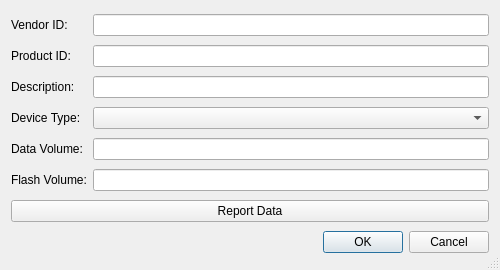
<?xml version="1.0" encoding="UTF-8"?>
<ui version="4.0">
 <class>AddEditDevicesDialog</class>
 <widget class="QDialog" name="AddEditDevicesDialog">
  <property name="geometry">
   <rect>
    <x>0</x>
    <y>0</y>
    <width>500</width>
    <height>270</height>
   </rect>
  </property>
  <property name="windowTitle">
   <string>Add Unknown Device</string>
  </property>
  <property name="sizeGripEnabled">
   <bool>true</bool>
  </property>
  <layout class="QGridLayout" name="gridLayout">
   <item row="0" column="0">
    <widget class="QLabel" name="label">
     <property name="text">
      <string>Vendor ID:</string>
     </property>
    </widget>
   </item>
   <item row="0" column="1">
    <widget class="QLineEdit" name="vidEdit">
     <property name="readOnly">
      <bool>true</bool>
     </property>
    </widget>
   </item>
   <item row="1" column="0">
    <widget class="QLabel" name="label_2">
     <property name="text">
      <string>Product ID:</string>
     </property>
    </widget>
   </item>
   <item row="1" column="1">
    <widget class="QLineEdit" name="pidEdit">
     <property name="readOnly">
      <bool>true</bool>
     </property>
    </widget>
   </item>
   <item row="2" column="0">
    <widget class="QLabel" name="label_3">
     <property name="text">
      <string>Description:</string>
     </property>
    </widget>
   </item>
   <item row="2" column="1">
    <widget class="QLineEdit" name="descriptionEdit">
     <property name="readOnly">
      <bool>true</bool>
     </property>
    </widget>
   </item>
   <item row="3" column="0">
    <widget class="QLabel" name="label_4">
     <property name="text">
      <string>Device Type:</string>
     </property>
    </widget>
   </item>
   <item row="3" column="1">
    <widget class="QComboBox" name="deviceTypeComboBox">
     <property name="sizePolicy">
      <sizepolicy hsizetype="Expanding" vsizetype="Fixed">
       <horstretch>0</horstretch>
       <verstretch>0</verstretch>
      </sizepolicy>
     </property>
     <property name="toolTip">
      <string>Select the device type</string>
     </property>
    </widget>
   </item>
   <item row="4" column="0">
    <widget class="QLabel" name="label_5">
     <property name="text">
      <string>Data Volume:</string>
     </property>
    </widget>
   </item>
   <item row="4" column="1">
    <widget class="QLineEdit" name="dataVolumeEdit">
     <property name="toolTip">
      <string>Enter the volume name used for direct acces to the device</string>
     </property>
     <property name="clearButtonEnabled">
      <bool>true</bool>
     </property>
    </widget>
   </item>
   <item row="5" column="0">
    <widget class="QLabel" name="label_6">
     <property name="text">
      <string>Flash Volume:</string>
     </property>
    </widget>
   </item>
   <item row="5" column="1">
    <widget class="QLineEdit" name="flashVolumeEdit">
     <property name="toolTip">
      <string>Enter the volume name used for flashing if this device supports UF2</string>
     </property>
     <property name="clearButtonEnabled">
      <bool>true</bool>
     </property>
    </widget>
   </item>
   <item row="6" column="0" colspan="2">
    <widget class="QPushButton" name="reportButton">
     <property name="toolTip">
      <string>Press to report the entered data via email</string>
     </property>
     <property name="text">
      <string>Report Data</string>
     </property>
    </widget>
   </item>
   <item row="7" column="0" colspan="2">
    <widget class="QDialogButtonBox" name="buttonBox">
     <property name="orientation">
      <enum>Qt::Horizontal</enum>
     </property>
     <property name="standardButtons">
      <set>QDialogButtonBox::Cancel|QDialogButtonBox::Ok</set>
     </property>
    </widget>
   </item>
  </layout>
 </widget>
 <tabstops>
  <tabstop>vidEdit</tabstop>
  <tabstop>pidEdit</tabstop>
  <tabstop>descriptionEdit</tabstop>
  <tabstop>deviceTypeComboBox</tabstop>
  <tabstop>dataVolumeEdit</tabstop>
  <tabstop>flashVolumeEdit</tabstop>
  <tabstop>reportButton</tabstop>
 </tabstops>
 <resources/>
 <connections>
  <connection>
   <sender>buttonBox</sender>
   <signal>accepted()</signal>
   <receiver>AddEditDevicesDialog</receiver>
   <slot>accept()</slot>
   <hints>
    <hint type="sourcelabel">
     <x>248</x>
     <y>254</y>
    </hint>
    <hint type="destinationlabel">
     <x>157</x>
     <y>274</y>
    </hint>
   </hints>
  </connection>
  <connection>
   <sender>buttonBox</sender>
   <signal>rejected()</signal>
   <receiver>AddEditDevicesDialog</receiver>
   <slot>reject()</slot>
   <hints>
    <hint type="sourcelabel">
     <x>316</x>
     <y>260</y>
    </hint>
    <hint type="destinationlabel">
     <x>286</x>
     <y>274</y>
    </hint>
   </hints>
  </connection>
 </connections>
</ui>
